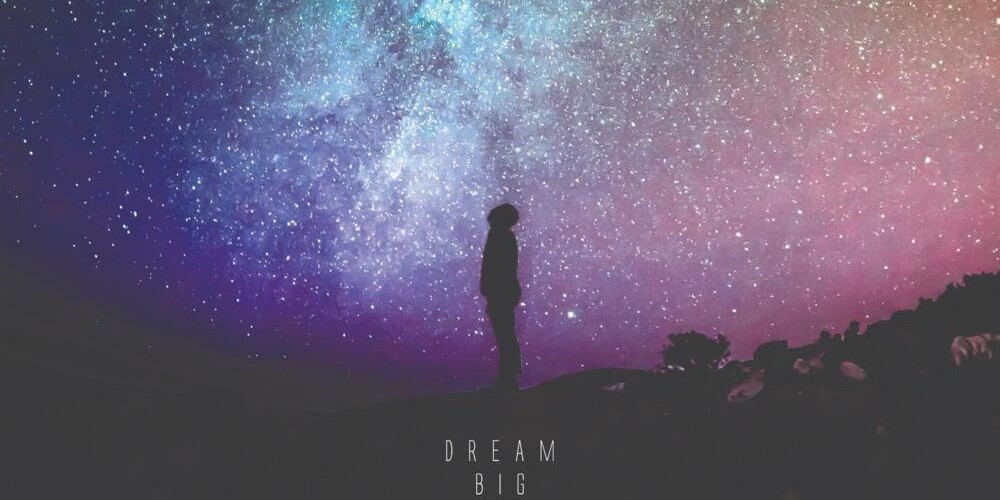
#> input picture pic/lifemap/backgr.jpg, 1000 x 500 px
$ python resize.py
#> lines starting #> are read from the running program, lines starting #| are printed output that depends on the picture
from PIL import Image

# Mở ảnh
image = Image.open("backgr.jpg")
#> image is the input picture: PIL image 1000x500 RGB; mean R, G, B 104.4, 93.8, 118.4

# Thay đổi kích thước
image_resized = image.resize((1200, 630))
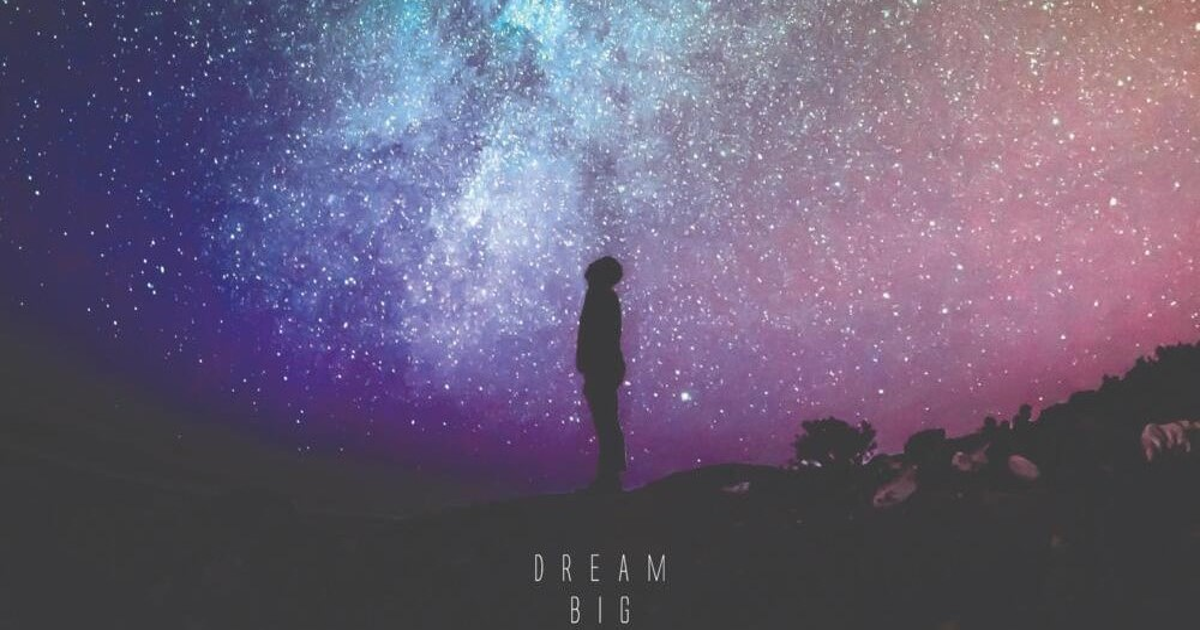
#> image_resized: PIL image 1200x630 RGB; mean R, G, B 104.4, 93.8, 118.4

# Lưu ảnh đã thay đổi kích thước
image_resized.save("background.jpg")

$ run again, with pic/lifemap/mountain.jpg copied over pic/lifemap/backgr.jpg
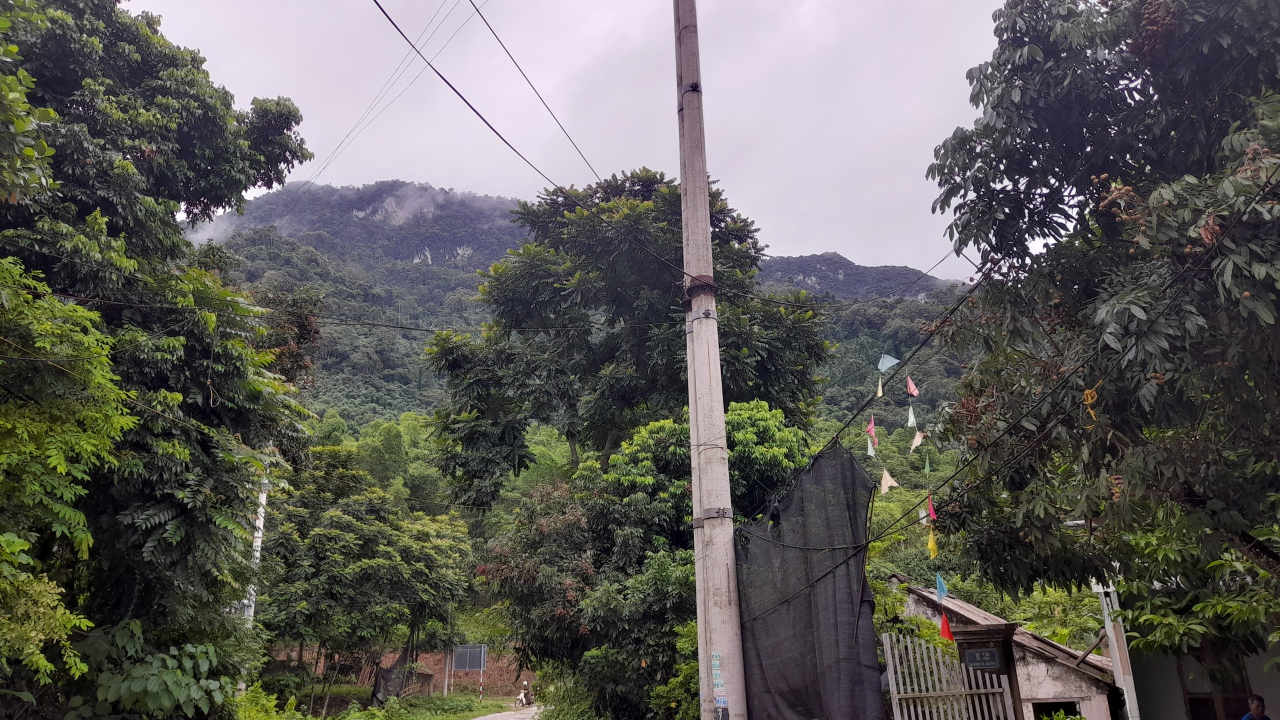
#> input picture pic/lifemap/mountain.jpg, 2560 x 1440 px (shown at 1/2 size)
#> image is the input picture: PIL image 2560x1440 RGB; mean R, G, B 95.6, 93.6, 90.2
#> `image_resized = image.resize((1200, 630))`:
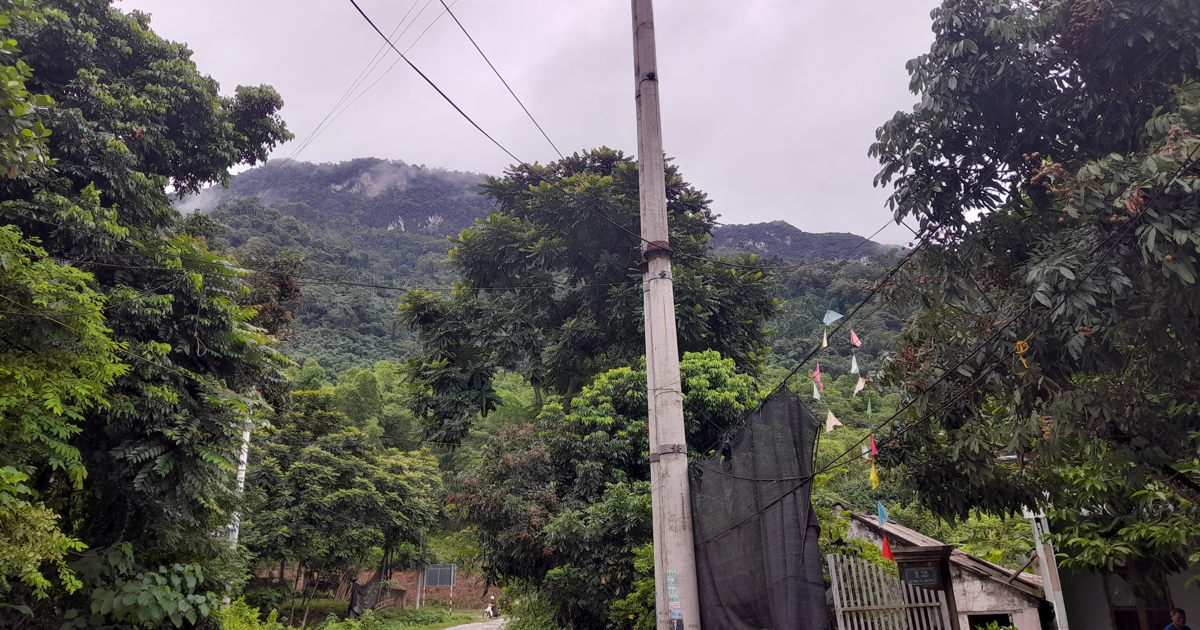
#> image_resized: PIL image 1200x630 RGB; mean R, G, B 95.6, 93.6, 90.2

$ run again, with pic/lifemap/mountain2.jpg copied over pic/lifemap/backgr.jpg
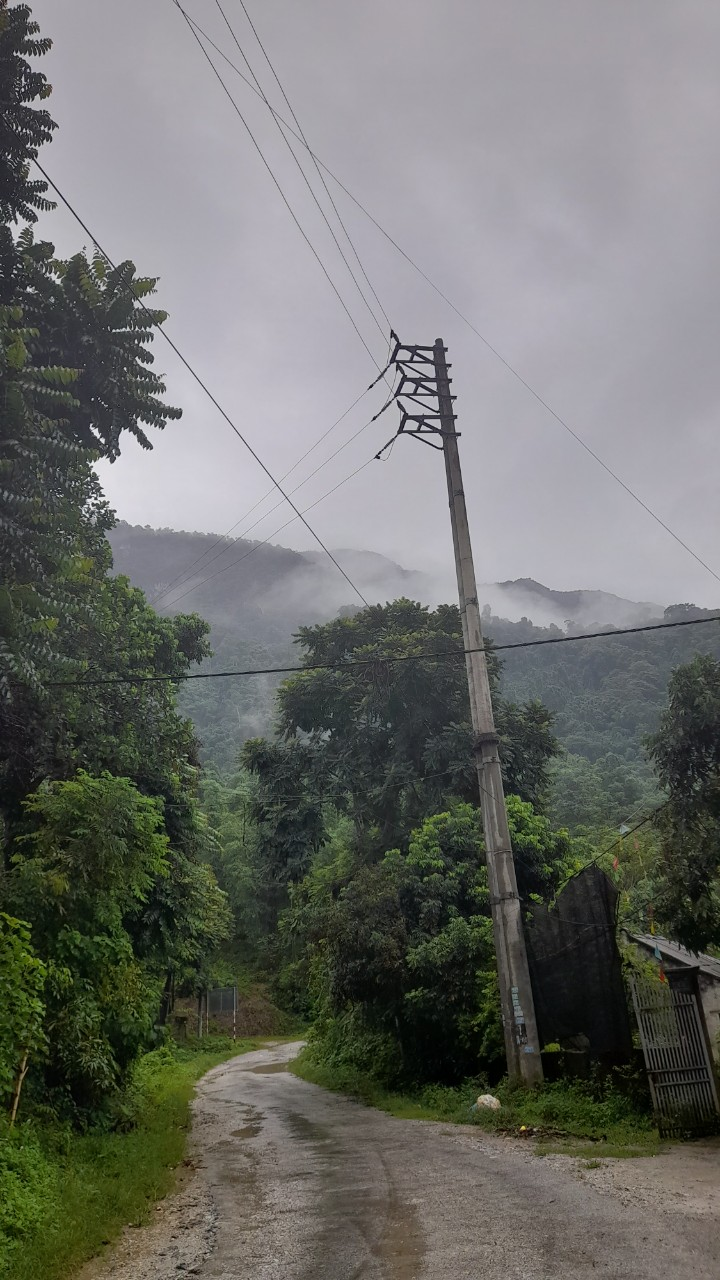
#> input picture pic/lifemap/mountain2.jpg, 720 x 1280 px
#> image is the input picture: PIL image 720x1280 RGB; mean R, G, B 109.5, 110.9, 106.8
#> `image_resized = image.resize((1200, 630))`:
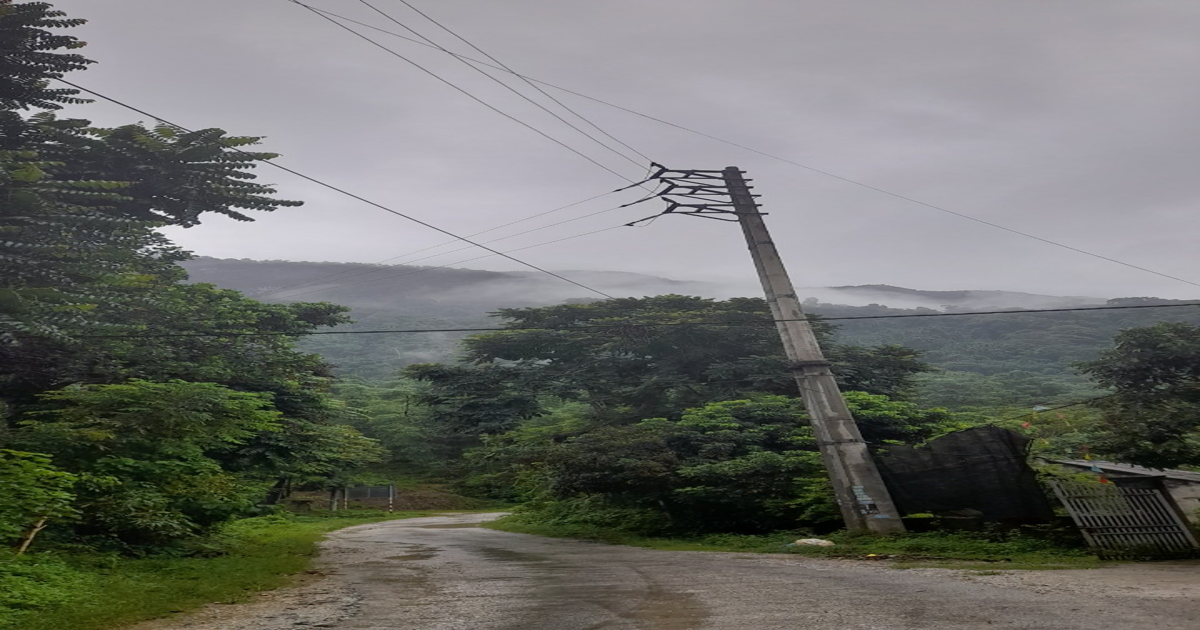
#> image_resized: PIL image 1200x630 RGB; mean R, G, B 109.5, 110.9, 106.8
